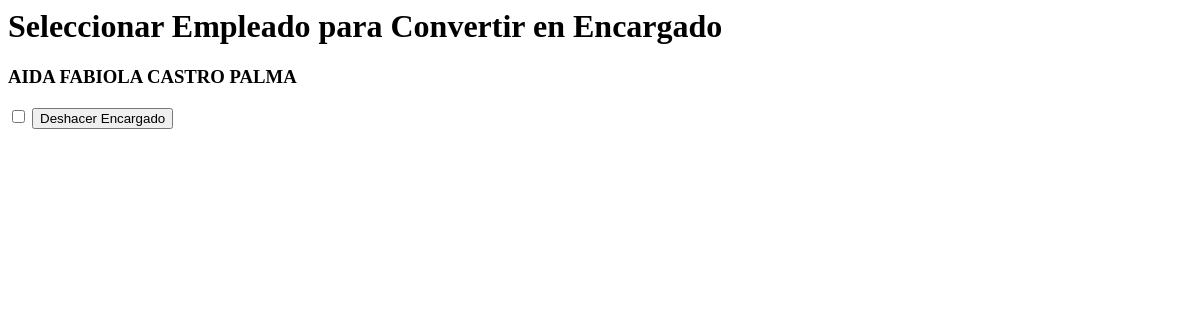
Page /marcaje/convertir_a_empleado/ on the earlier database version.
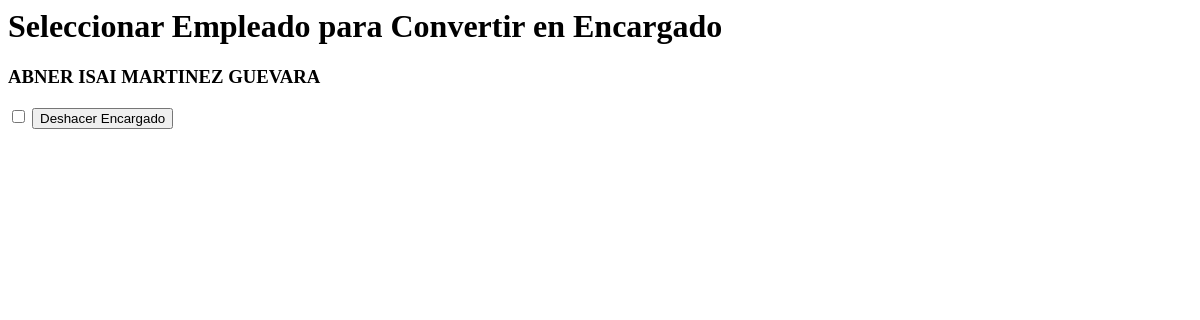
Same page on the later database version.
### marcaje/models.py (models this page shows, shortened)
class Empleado(models.Model):
    id_externo = models.IntegerField(unique=True)
    codigo = models.CharField(max_length=20)
    nombre = models.CharField(max_length=100)
    departamento = models.CharField(max_length=100)
    sucursal = models.ForeignKey(Sucursal, on_delete=models.PROTECT)
    es_encargado = models.BooleanField(default=False)
    class Meta:
        verbose_name = "Empleado"
        verbose_name_plural = "Empleados"
        ordering = ['nombre']

### marcaje/views.py (the view)
# urls.py: path('convertir_a_empleado/', views.convertir_a_empleado, name='convertir_a_empleado'),
def convertir_a_empleado(request):
    if request.method == 'POST':
        empleado_id = request.POST.get('empleado_id')
        empleado = get_object_or_404(Empleado, id=empleado_id)
        empleado.es_encargado = False
        empleado.save()
        return redirect('crear_permiso')
    empleados = Empleado.objects.filter(es_encargado=True)
    return render(request, 'convertir_a_empleado.html', {'empleados': empleados})

### marcaje/templates/convertir_a_empleado.html (shortened to what this page needs)
<h1>Seleccionar Empleado para Convertir en Encargado</h1>
<div class="empleados-list">
    {% for empleado in empleados %}
        <div class="empleado-card">
            <h3>{{ empleado.nombre }}</h3>
            <form method="post" action="{% url 'convertir_a_empleado' %}">
                <input type="checkbox" name="empleado_id" value="{{empleado.id}}">
                <button type="submit">Deshacer Encargado</button>
            </form>
        </div>
    {% empty %}
        <p>No hay empleados disponibles para convertir.</p>
    {% endfor %}
</div>

Differences in the rows shown:
no longer on this page (row edited): Empleado: nombre "AIDA FABIOLA CASTRO PALMA"
now on this page (row edited): Empleado: nombre "ABNER ISAI MARTINEZ GUEVARA"
